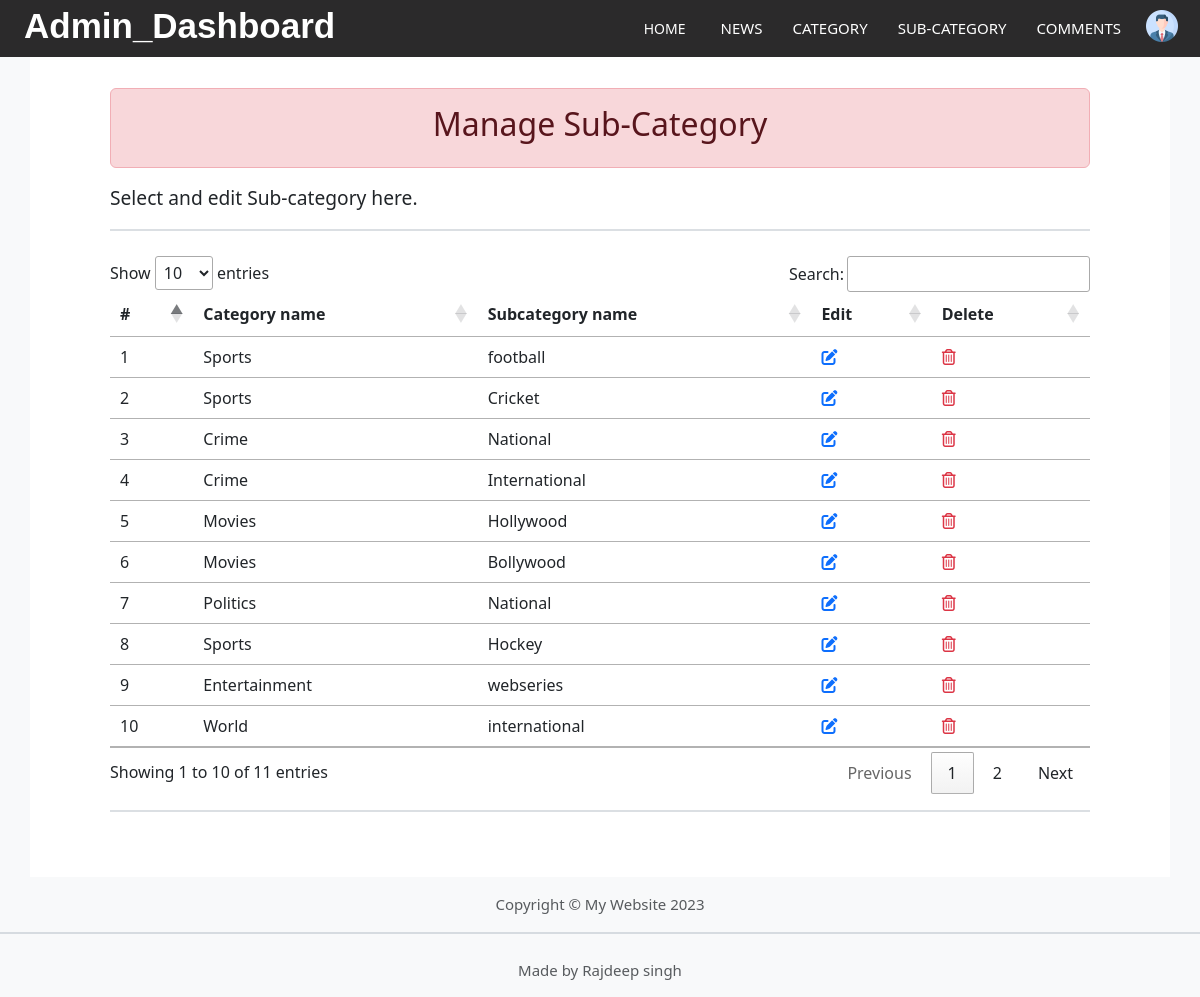
The page /admin/manage_subcategory.php on the database its author committed.
### tables this page shows
CREATE TABLE `subcategory` (
  `subcategory_id` int(11) NOT NULL,
  `subcategory_name` varchar(50) NOT NULL,
  `category_id` int(11) NOT NULL
);

CREATE TABLE `category` (
  `category_id` int(11) NOT NULL,
  `category_name` varchar(50) NOT NULL
);

### admin/manage_subcategory.php (the view, shortened to what this page needs)
<?php
    include_once("includes/admin_header.php");
    include_once("../config.php");
?>
<div class="container mt-4">
    <div class="alert alert-danger text-center">
        <h2>Manage Sub-Category</h2>
    </div>
    <big><p>Select and edit Sub-category here.</p></big>
    <hr>
    <div>
        <table class="table table table-hover mt-2" id="mytable">
            <thead>
                <tr>
                    <th>#</th>
                    <th>Category name</th>
                    <th>Subcategory name</th>
                    <th>Edit</th>
                    <th>Delete</th>
                </tr>
            </thead>
            <tbody>
            <?php
                $query = mysqli_query($conn,"SELECT * FROM subcategory LEFT JOIN category ON subcategory.category_id = category.category_id");
                $i     = 0;
                while($data = mysqli_fetch_array($query)){
            ?>
                <tr>
                    <td><?php echo ++$i; ?></td>
                    <td><?php echo $data['category_name']; ?></td>
                    <td><?php echo $data['subcategory_name']; ?></td>
                    <td> <a href="edit_subcategory.php?id=<?php echo $data['subcategory_id']; ?>" onclick="return editconfirmdata()" class="text-decoration-none text-primary"><i class='fas fa-edit'></i> </a>
                    </td>
                    <td> <a href="delete_subcategory.php?id=<?php echo $data['subcategory_id']; ?>" onclick="return delconfirmdata()" class="text-decoration-none text-danger" ><i class="fa fa-trash-o"></i></a>
                    </td>
                </tr>
            <?php
                }
            ?>
            </tbody>
        </table>
        <hr>
    </div>
            </div>
<?php
        include_once("includes/admin_footer.php");
    ?>

### css/category.css (style rules this page uses)
.container { padding: 16px; background-color: white; padding: 40px; padding-left: 80px; padding-right: 80px; }
hr { border: 1px solid slategray; margin-bottom: 25px; }

### rows shown on the page
subcategory: category.category_name "Sports", subcategory_name "football"
subcategory: category.category_name "Sports", subcategory_name "Cricket"
subcategory: category.category_name "Crime", subcategory_name "National"
subcategory: category.category_name "Crime", subcategory_name "International"
subcategory: category.category_name "Movies", subcategory_name "Hollywood"
subcategory: category.category_name "Movies", subcategory_name "Bollywood"
subcategory: category.category_name "Politics", subcategory_name "National"
subcategory: category.category_name "Sports", subcategory_name "Hockey"
subcategory: category.category_name "Entertainment", subcategory_name "webseries"
subcategory: category.category_name "World", subcategory_name "international"
